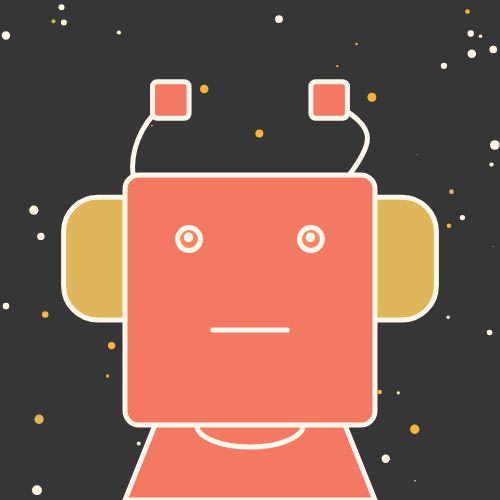
Frame 1 (no input)
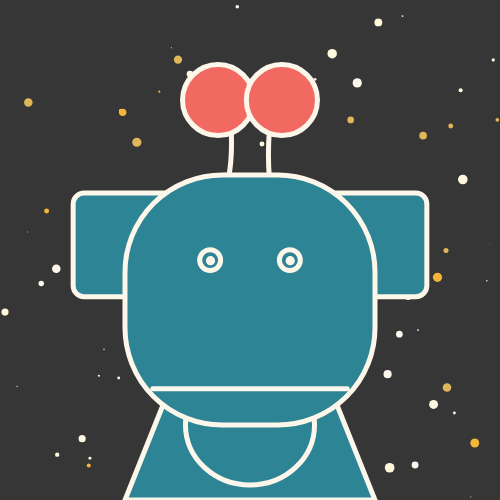
Frame 2 (the mouse pressed at the canvas centre, redrawn once)

The p5.js sketch that drew these frames (run headless with seeded random() and noise() and a simulated clock; the mouse was pressed at the canvas centre and the sketch redrawn once):

// p5.js sketch
// ── sketch.js
function setup() {
  createCanvas(500, 500);
    noLoop();
    rectMode(CENTER);
    ellipseMode(RADIUS);
}

function draw() {
  background(54, 54, 54);
   strokeWeight(5);
    stroke(253, 246, 235);
    
   //colours 
    
  var colourArray = 
      [//yellow
          '#E0B65B', 
      '#F4B638',
      
       //red
       '#F48866',
      '#F16960',
      '#F37963',
   
          //blue
       '#2C8495',
    '#3FA1B3',
      '#52BDD0']
      
  var stars = ['#FDF6EB', '#FEF7E3', '#FFF8DC', '#E0B65B', '#F4B638']
  
  
  
      //background    
    push()
    for(var i = 0; i < 80; i++) {
    
        fill(random(stars));
        noStroke();
        
    ellipse(random(width*0.01, width), random(height*0.01, height), random(0, 5));
} 
pop()
    
    
  //shirt  
push()
    fill(random(colourArray));
quad(width*0.75, height, 
     width*0.25, height, 
     width*0.35, height*0.75, 
     width*0.65, height*0.75);
pop()
   
    
    
//antenna
     fill(random(colourArray));
    var distanceFromCenter = random(20, 100); 
    var antennasize = random (10, 75);
    var antenna1x = 250 - distanceFromCenter;
    var antenna2x = 250 + distanceFromCenter;
    var angleb = random(0, 100);
    var tightness = random(0, 3);
    
    push()
    noFill();
    curveTightness(tightness)
    curve(0, 0, antenna2x, 100, antenna2x, 200, 0, 500);
    
    curveTightness(tightness)
    curve(500, 0, antenna1x, 200, antenna1x, 100, 500, 0);
    pop()
    
    rect(antenna1x, 100, antennasize, antennasize, angleb);
    
    rect(antenna2x, 100, antennasize, antennasize, angleb)

    
    
    
//ears
    push();
     fill(random(colourArray));
var distanceFromCenterC = random(0, 110);
    var earsize = random (30, 130);
    var early = 300 - distanceFromCenterC;
    var earry = 300 - distanceFromCenterC;
    var angled = random(0, 100);

 rect(375, early, earsize, earsize, angled);
    
rect(125, earry, earsize, earsize, angled);
    pop();
   
    
//face 
    push()
     fill(random(colourArray));
    var anglea = random(0, 100);
   
    var collarwidth = random(20, 80);
    var collarheight = random(20, 60);
            
    //collar
    ellipse(width*0.5, height*0.85, collarwidth, collarheight);
    
    //face
    rect(width*0.5, height*0.6, width*0.5, height*0.5, anglea);
    pop();



//eyes
    push();
    fill(random(colourArray));
    var distanceFromCenterB = random(20, 110);
    var eyesize = random(20, 50);
    var eyelx = 250 - distanceFromCenterB;
    var eyerx = 250 + distanceFromCenterB;
    var eyely = 300 - distanceFromCenterB;
    var eyery = 300 - distanceFromCenterB;
    var anglec = random(0, 100);
    
    rect(eyelx, eyely, eyesize, eyesize, anglec);
    
    rect(eyerx, eyery, eyesize, eyesize, anglec);
    pop();

    
//pupils
    fill(253, 246, 235);
    var pupilPosition = random(-eyesize*0.3, eyesize*0.3);
    var pupilPosition2 = random(-eyesize*0.3, eyesize*0.3);
    
    push();
        translate(pupilPosition, pupilPosition2);
        rect(eyelx, eyely, eyesize*0.2, eyesize*0.2, anglec);
    pop();
    
    push();     
        translate(pupilPosition, pupilPosition2); 
        rect(eyerx, eyery, eyesize*0.2, eyesize*0.2, anglec);
    pop();
   
    
//mouth
    var distanceFromCenterD = random(20, 100);
    var mouthxl = 250 - distanceFromCenterD;
    var mouthxr = 250 + distanceFromCenterD;
    var mouthy = random(300, 400);
    
    var p1 = { x: 5, y: 5 };
    var p4 = { x: 10, y: 10 }; 
    
  line(mouthxl, mouthy, mouthxr, mouthy); 

}
